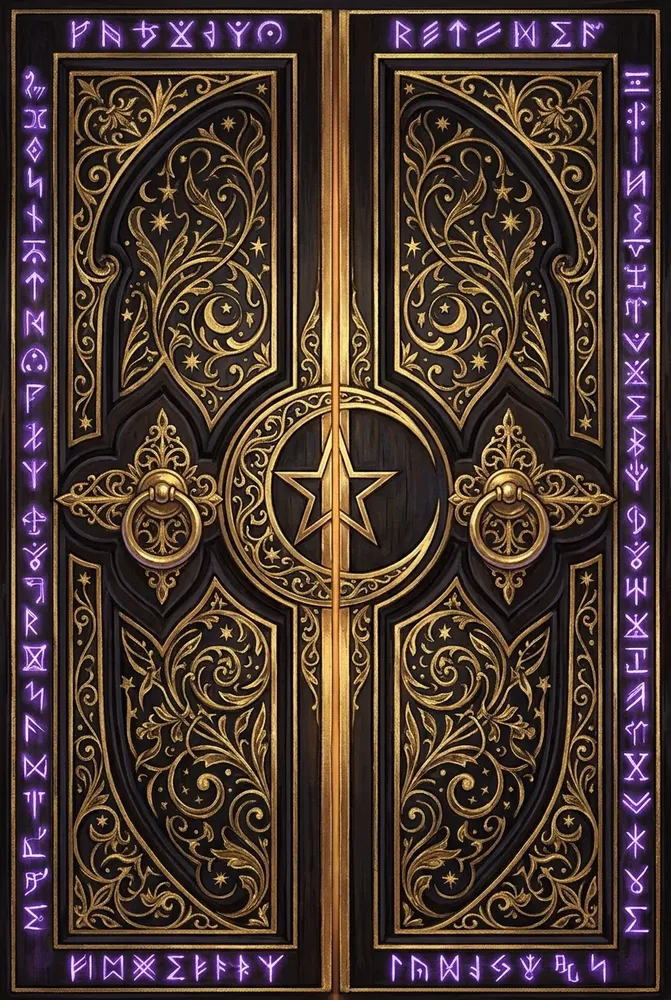
#> input picture src/assets/img/door.webp, 671 x 1000 px, shrunk from 848 x 1264 before the run, found by its file name
$ python door_maps.py   (older library calls are emulated)
#> lines starting #> are read from the running program, lines starting #| are printed output that depends on the picture; after the words box and inside, x2 and y2 are one past the last pixel; in counts of white or black regions, pixels touching at a corner belong together
"""Relief maps for the entrance door painting (src/assets/img/door.webp), for the 2.5D door in stage.ts.

Writes to src/assets/img/:
  door_normal.webp  tangent-space normal map: gold filigree and frames raised, ebony recessed
  door_orm.webp     packed material map: R = 1 (no AO), G = roughness, B = metalness (gold shines)
  door_runes.webp   glow mask of the purple runes (white = rune), pulsed in the game
Run: python scripts/door_maps.py
"""
import cv2
import numpy as np

SRC = 'src/assets/img/door.webp'
im = cv2.imread(SRC, cv2.IMREAD_COLOR)
#> im is the input picture: shape (1000, 671, 3); mean B, G, R 47.6, 56, 74
h, w = im.shape[:2]
#> h = 1000; w = 671
hsv = cv2.cvtColor(im, cv2.COLOR_BGR2HSV).astype(np.float32)
hue, sat, val = hsv[:, :, 0], hsv[:, :, 1] / 255.0, hsv[:, :, 2] / 255.0
luma = cv2.cvtColor(im, cv2.COLOR_BGR2GRAY).astype(np.float32) / 255.0

# gold inlay: warm hue, saturated, bright
gold = ((hue > 12) & (hue < 38) & (sat > 0.3) & (val > 0.35)).astype(np.float32)
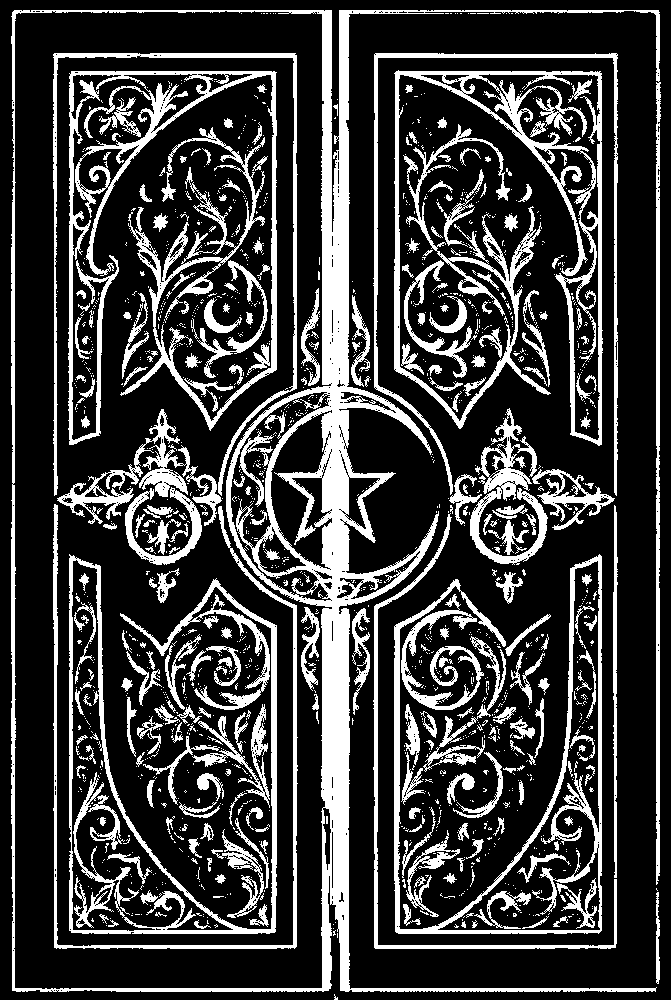
#> gold: shape (1000, 671) float32; values 0 (black) and 1 (white), 23.6% white; 1547 white regions (1279 under 20 px), largest, box (x1, y1, x2, y2) and area: (11, 10, 661, 992) 41906, (68, 71, 277, 445) 14620, (394, 70, 603, 446) 14433
gold = cv2.GaussianBlur(gold, (0, 0), 1.0)
# runes: violet, saturated, bright
runes = ((hue > 118) & (hue < 165) & (sat > 0.28) & (val > 0.45)).astype(np.float32)
#> runes: shape (1000, 671) float32; values 0 (black) and 1 (white), 3.1% white; 265 white regions (165 under 20 px), largest, box (x1, y1, x2, y2) and area: (22, 240, 46, 302) 590, (625, 425, 648, 491) 566, (627, 504, 650, 565) 526
runes = cv2.GaussianBlur(runes, (0, 0), 1.6)

# height: inlay sits proud of the wood; broad light areas (frames, bosses) a little higher
height = 0.62 * cv2.GaussianBlur(gold, (0, 0), 1.3) + 0.38 * cv2.GaussianBlur(luma, (0, 0), 5.0)
height -= 0.25 * runes  # runes are carved in
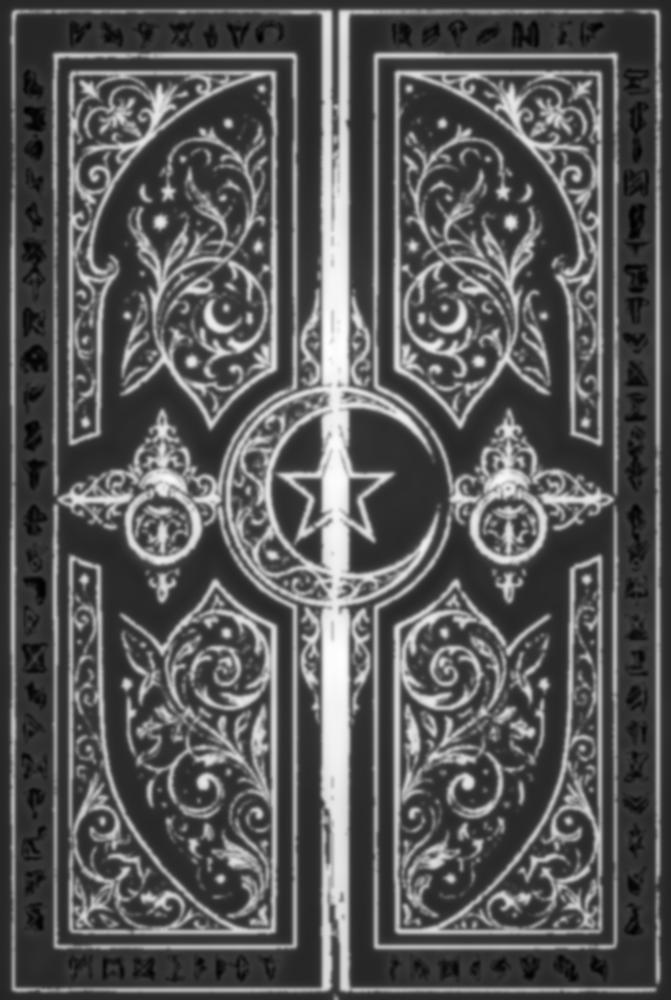
#> height: shape (1000, 671) float32; min -0.124, max 0.883, mean 0.229; drawn with min black and max white

# normals from the height gradient (OpenGL convention: +Y up, image rows grow downward)
strength = 6.0
gx = cv2.Sobel(height, cv2.CV_32F, 1, 0, ksize=3)
gy = cv2.Sobel(height, cv2.CV_32F, 0, 1, ksize=3)
nx, ny, nz = -gx * strength, gy * strength, np.ones_like(height)
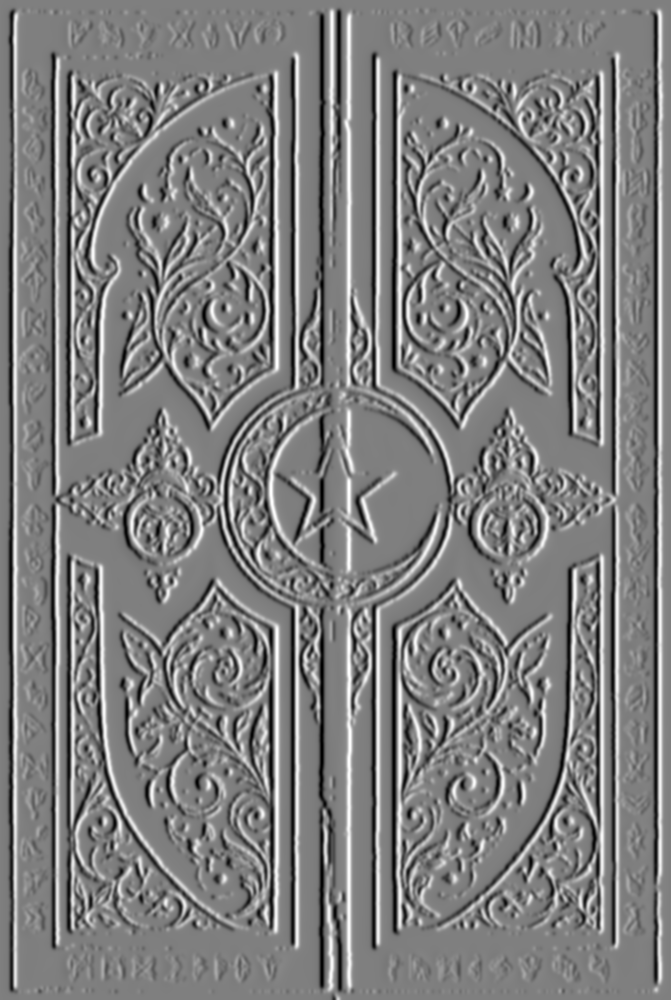
#> nx: shape (1000, 671) float32; min -7.32, max 7.35, mean 5.96e-06; drawn with min black and max white
#> nz: shape (1000, 671) float32; every value is 1
ln = np.sqrt(nx * nx + ny * ny + nz * nz)
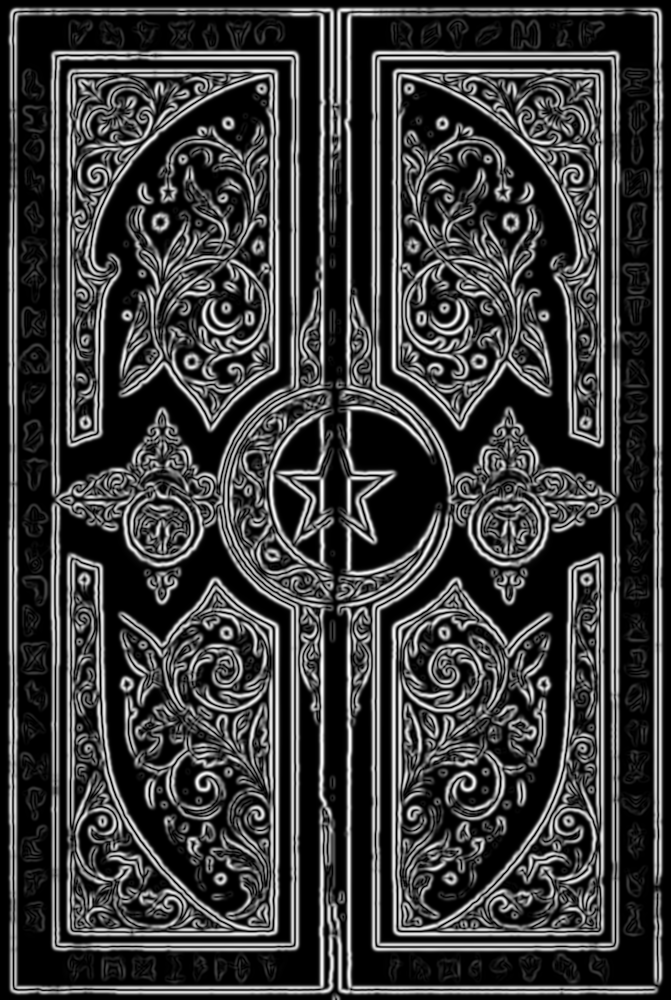
#> ln: shape (1000, 671) float32; min 1, max 7.52, mean 2.56; drawn with min black and max white
normal = np.dstack([nz / ln, ny / ln, nx / ln])  # BGR order for OpenCV: B=z, G=y, R=x
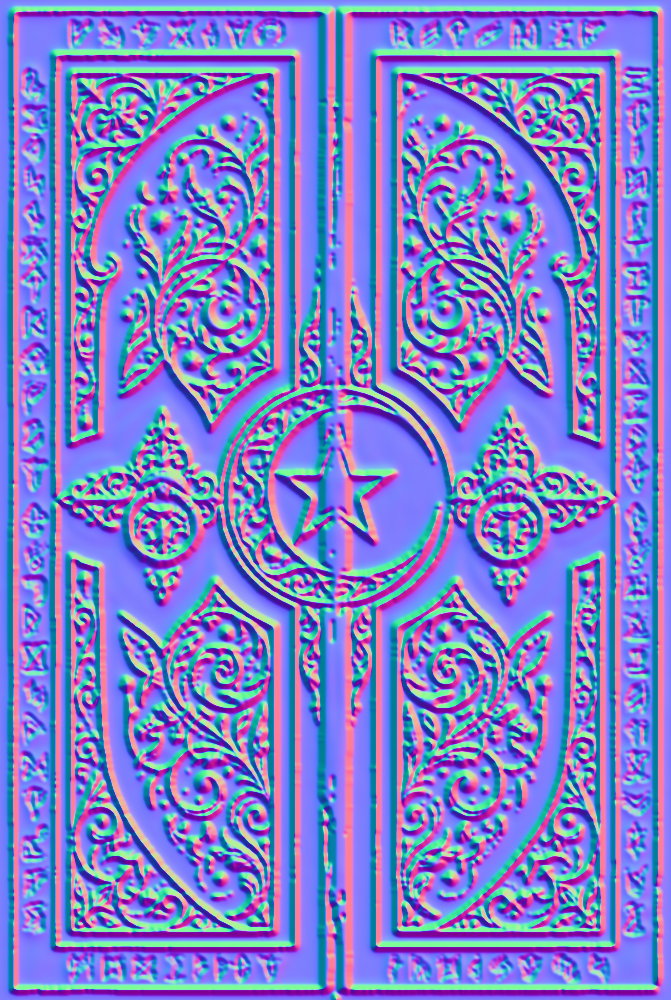
#> normal: shape (1000, 671, 3) float32; mean of channels 0, 1, 2 0.598, 0.0025, -0.000646; drawn with min black and max white
cv2.imwrite('src/assets/img/door_normal.webp', np.clip((normal * 0.5 + 0.5) * 255, 0, 255).astype(np.uint8), [cv2.IMWRITE_WEBP_QUALITY, 92])

# material: gold is metallic and smoother, wood is rough and dielectric
rough = 0.82 - 0.42 * gold
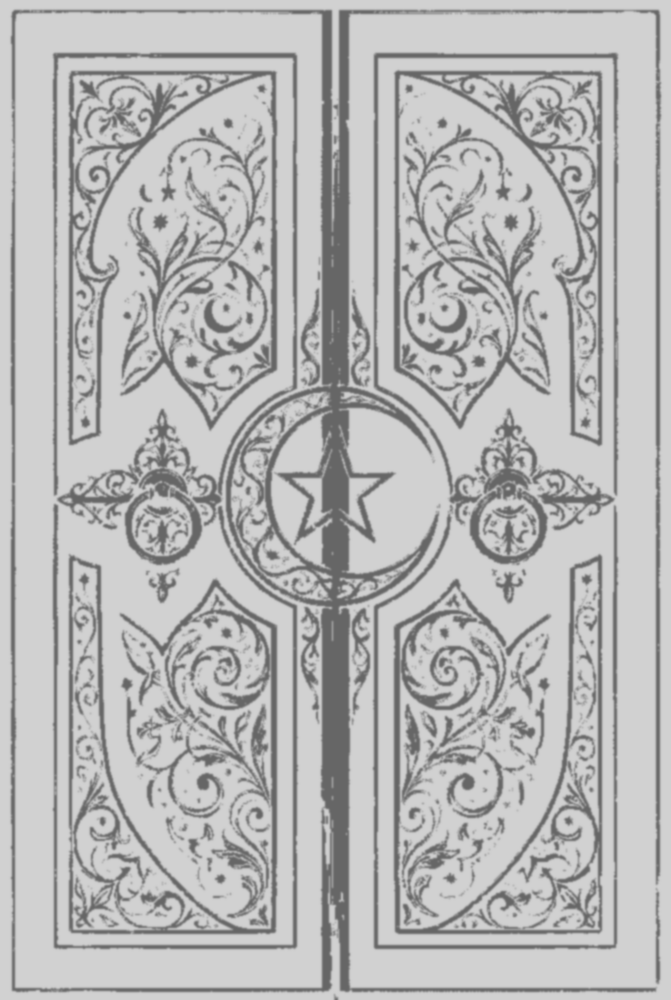
#> rough: shape (1000, 671) float32; min 0.4, max 0.82, mean 0.721
metal = 0.75 * gold
orm = np.dstack([metal, rough, np.ones_like(rough)])  # BGR: B=metal, G=rough, R=ao
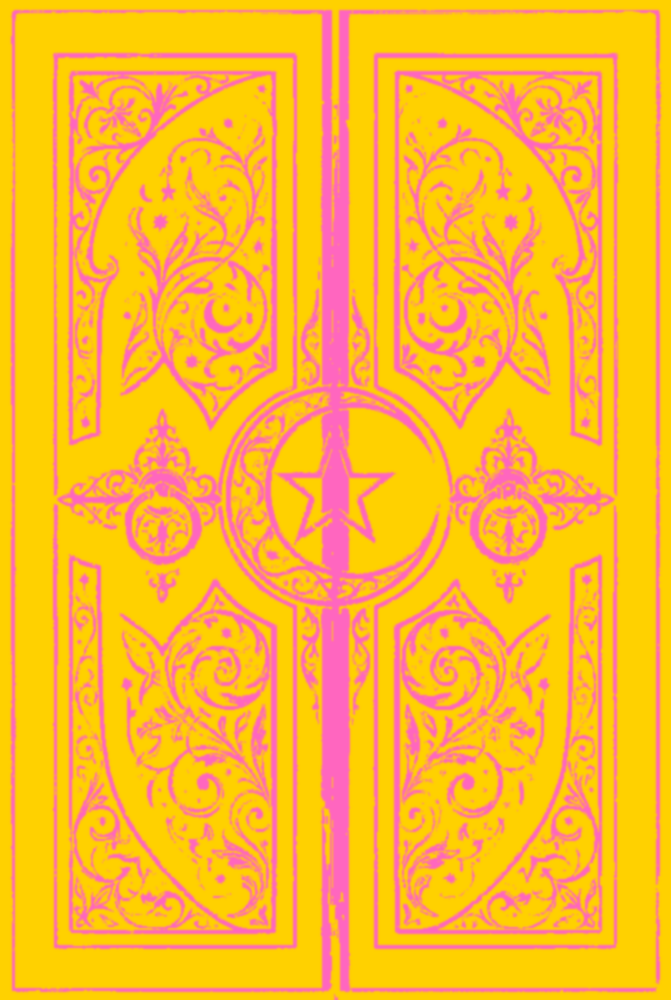
#> orm: shape (1000, 671, 3) float32; mean of channels 0, 1, 2 0.177, 0.718, 1; drawn as B, G, R
cv2.imwrite('src/assets/img/door_orm.webp', np.clip(orm * 255, 0, 255).astype(np.uint8), [cv2.IMWRITE_WEBP_QUALITY, 90])

cv2.imwrite('src/assets/img/door_runes.webp', np.clip(np.dstack([runes] * 3) * 255, 0, 255).astype(np.uint8), [cv2.IMWRITE_WEBP_QUALITY, 90])
print('door maps', (w, h), 'gold %.1f%%' % (gold.mean() * 100), 'runes %.1f%%' % (runes.mean() * 100))
#| door maps (671, 1000) gold 23.6% runes 3.1%

$ run again, with src/assets/img/room.webp copied over src/assets/img/door.webp
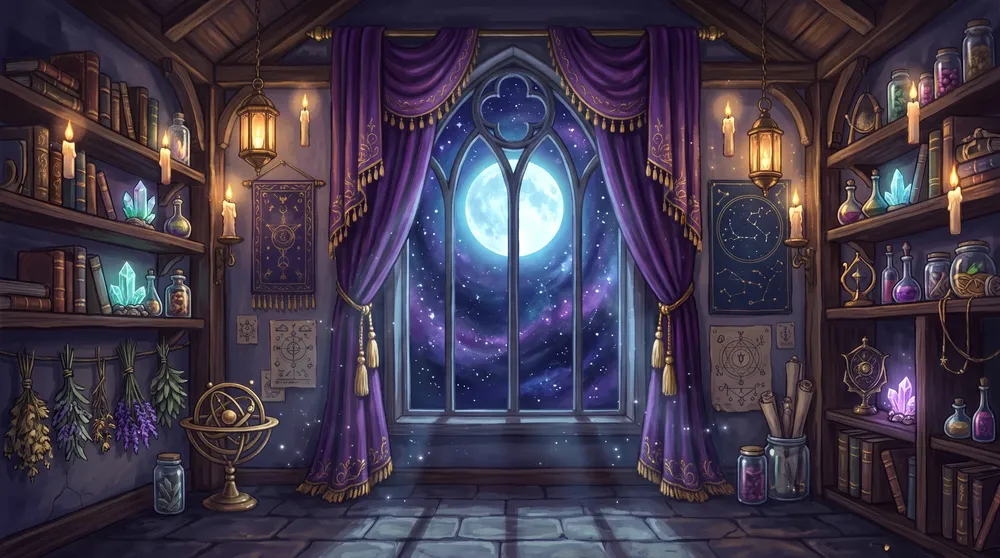
#> input picture src/assets/img/room.webp, 1000 x 558 px, shrunk from 2048 x 1143 before the run, found by its file name
#> im is the input picture: shape (558, 1000, 3); mean B, G, R 73, 56.3, 65.7
#> `gold = ((hue > 12) & (hue < 38) & (sat > 0.3) & (val > 0.35)).astype(n..`:
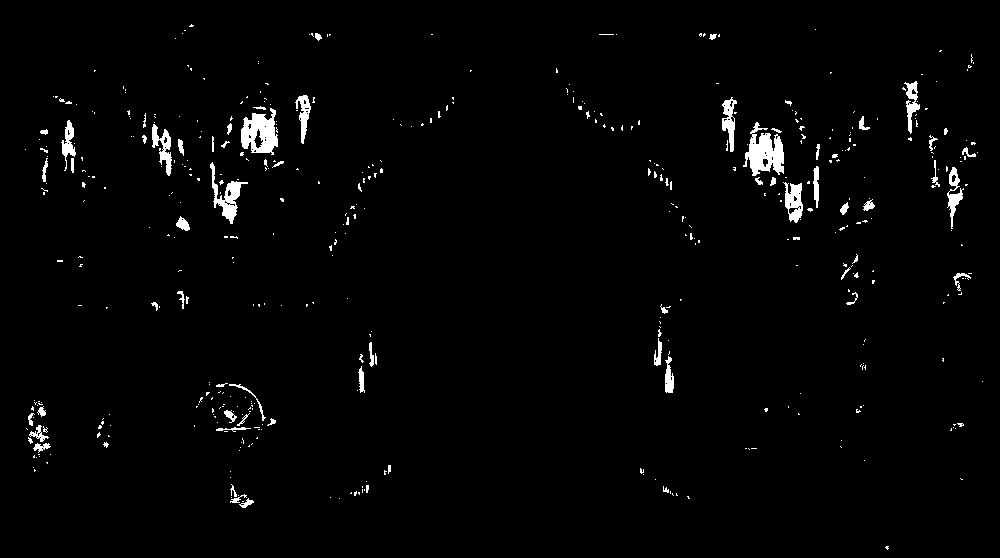
#> gold: shape (558, 1000) float32; values 0 (black) and 1 (white), 1.9% white; 472 white regions (403 under 20 px), largest, box (x1, y1, x2, y2) and area: (743, 122, 784, 176) 1227, (241, 108, 278, 155) 1093, (210, 162, 248, 224) 695
#> nz: shape (558, 1000) float32; every value is 1
#> `orm = np.dstack([metal, rough, np.ones_like(rough)])`:
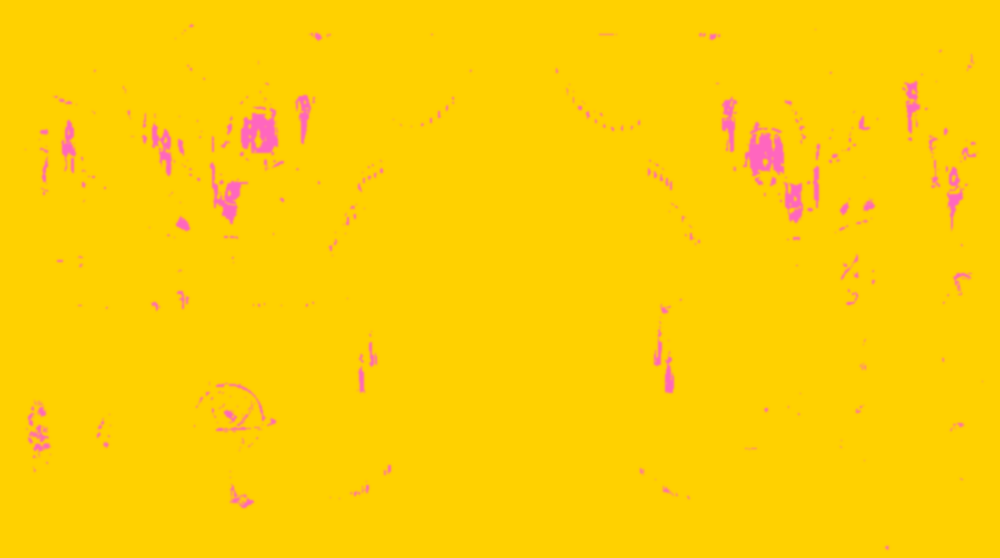
#> orm: shape (558, 1000, 3) float32; mean of channels 0, 1, 2 0.0145, 0.807, 1; drawn as B, G, R
#| door maps (1000, 558) gold 1.9% runes 2.9%
